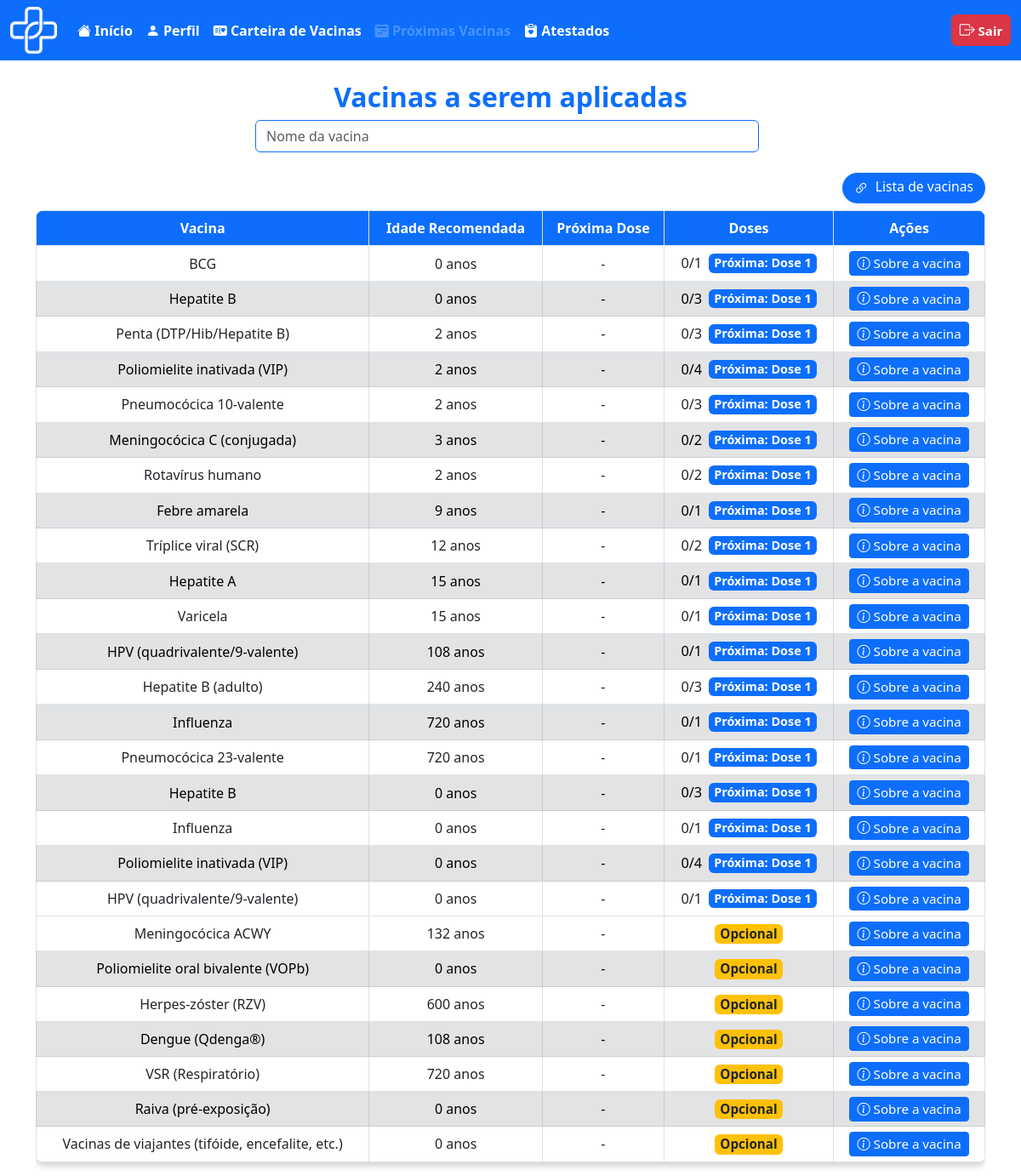
Page /usuario/proxima_vac.php (signed in) on the committed database.
### tables this page shows
CREATE TABLE `vacina` (
  `id_vaci` int(11) NOT NULL,
  `nome_vaci` varchar(100) NOT NULL,
  `fabri_vaci` varchar(100) NOT NULL,
  `lote_vaci` varchar(50) NOT NULL,
  `idade_aplica` int(3) NOT NULL,
  `via_adimicao` varchar(50) NOT NULL,
  `n_dose` int(1) NOT NULL,
  `intervalo_dose` int(11) NOT NULL,
  `estoque` int(11) NOT NULL,
  `id_calendario` int(11) DEFAULT NULL
);

CREATE TABLE `calendario_vacinal` (
  `id_calendario` int(11) NOT NULL,
  `nome_vacina` varchar(100) NOT NULL,
  `doses_obrigatorias` varchar(255) NOT NULL,
  `doses_recomendadas` varchar(255) DEFAULT NULL,
  `sus` tinyint(1) NOT NULL DEFAULT 0,
  `grupo_indicado` varchar(100) DEFAULT 'Geral'
);

### usuario/proxima_vac.php (the view, shortened to what this page needs)
<?php
require_once '../outros/db_connect.php';
$user_id = $_SESSION['id_usuario'];
$query_user = "SELECT naci_usuario, genero_usuario FROM usuario WHERE id_usuario = ?";
$stmt_user = $conn->prepare($query_user);
$stmt_user->bind_param("i", $user_id);
$stmt_user->execute();
$result_user = $stmt_user->get_result();
$user_data = $result_user->fetch_assoc();
$vacinas_obrigatorias_pendentes = [];
$vacinas_opcionais_nao_tomadas = [];
if ($user_data) {
    $genero_usuario = $user_data['genero_usuario'];
    $sql_calendario = "SELECT * FROM calendario_vacinal WHERE sus = 1";
    $result_calendario = $conn->query($sql_calendario);
    while ($row = $result_calendario->fetch_assoc()) {
        if (preg_match('/(\d+)\s*dose[s]?\s*\((\d+)[^\d]?/', $row['doses_obrigatorias'], $m)) {
            $idade_min = (int)$m[2];
        } elseif (preg_match('/(\d+)\s*dose[s]?\s*\((ao nascer)/i', $row['doses_obrigatorias'])) {
            $idade_min = 0;
        } elseif (preg_match('/(\d+)\s*dose[s]?\s*\((\d+)-(\d+)-(\d+)/', $row['doses_obrigatorias'], $m)) {
            $idade_min = (int)$m[2];
        }
    }
    $sql_vacinas = "SELECT v.*, c.sus, c.nome_vacina, c.doses_obrigatorias, c.doses_recomendadas
                    FROM vacina v
                    LEFT JOIN calendario_vacinal c ON v.id_calendario = c.id_calendario";
    $result_vacinas = $conn->query($sql_vacinas);
    $vacinas_fisicas = [];
    while ($row = $result_vacinas->fetch_assoc()) {
        $vacinas_fisicas[$row['id_vaci']] = $row;
    }
    $vacinas_aplicadas = [];
    $pesquisa = '';
    foreach ($vacinas_fisicas as $id_vaci => $vacina) {
        if ($vacina['sus'] != 1) continue;
        if (stripos($vacina['nome_vacina'], 'gestante') !== false && $genero_usuario !== 'F') continue;
        $n_obrig = 0;
        if (preg_match('/^(\d+)/', $vacina['doses_obrigatorias'], $m)) {
            $n_obrig = (int)$m[1];
        }
        if ($n_obrig <= 0) continue;
        $doses_tomadas = isset($vacinas_aplicadas[$id_vaci]) ? $vacinas_aplicadas[$id_vaci] : 0;
        if ($doses_tomadas < $n_obrig) {
            if ($pesquisa === '' || stripos($vacina['nome_vacina'], $pesquisa) !== false) {
                $vacina['doses_tomadas'] = $doses_tomadas;
                $vacina['n_obrig'] = $n_obrig;
                $vacinas_obrigatorias_pendentes[] = $vacina;
            }
        }
    }
    foreach ($vacinas_fisicas as $id_vaci => $vacina) {
        if ($vacina['sus'] != 0) continue;
        if (empty($vacinas_aplicadas[$id_vaci])) {
            if ($pesquisa === '' || stripos($vacina['nome_vacina'], $pesquisa) !== false) {
                $vacinas_opcionais_nao_tomadas[] = $vacina;
            }
        }
    }
}
    ?>
<!DOCTYPE html>
<html lang="pt-BR">
<head>
    <link href="https://cdn.jsdelivr.net/npm/bootstrap@5.3.0/dist/css/bootstrap.min.css" rel="stylesheet">
    <link href="https://cdn.jsdelivr.net/npm/bootstrap-icons/font/bootstrap-icons.css" rel="stylesheet">
</head>
<body>
    <nav class="navbar navbar-expand-lg bg-primary" data-bs-theme="dark">
        <div class="container-fluid">
            <div class="d-flex align-items-center">
                <img src="../img/logo_vetor.png" alt="Logo DigitalVac" width="55" height="55" class="me-3">
            </div>
            <div class="collapse navbar-collapse" id="navbarNavAltMarkup">
                <div class="navbar-nav">
                    <a class="nav-link active fs-6 fw-bold" href="telainicioU.php">
                        <i class="bi bi-house-fill"></i> Início
                    </a>
                    <a class="nav-link active fs-6 fw-bold" href="perfilU.php">
                        <i class="bi bi-person-fill"></i> Perfil
                    </a>
                    <a class="nav-link active fs-6 fw-bold" href="carteira_vac.php">
                        <i class="bi bi-postcard-heart-fill"></i> Carteira de Vacinas
                    </a>
                    <a class="nav-link disabled fs-6 fw-bold" aria-disabled="true" href="proxima_vac.php">
                        <i class="bi bi-calendar2-week-fill"></i> Próximas Vacinas
                    </a>
                    <a class="nav-link active fs-6 fw-bold" href="atestado_medico.php">
                        <i class="bi bi-clipboard-heart-fill"></i> Atestados
                    </a>
                </div>
                <ul class="navbar-nav ms-auto">
                    <li class="nav-item">
                        <a class="btn btn-danger fw-bold px-2 py-1" style="font-size: 15px; min-width: 70px;"
                            href="../outros/sair.php">
                            <i class="bi bi-box-arrow-right" style="font-size: 18px;"></i> Sair
                        </a>
                    </li>
                </ul>
            </div>
        </div>
    </nav>
    <div class="container mt-4">
        <h2 class="text-center text-primary fw-bold">Vacinas a serem aplicadas</h2>
        <div class="w-100 d-flex justify-content-center">
            <form class="d-flex position-relative" role="search" id="form-pesquisa-proxima-vacina"
                style="max-width:600px; width:100%;">
                <input class="form-control me-2 border border-primary" type="search" placeholder="Nome da vacina"
                    aria-label="Pesquisar" id="pesquisa-proxima-vacina" autocomplete="off" maxlength="50"
                    pattern="[A-Za-zÀ-ÿ\s]+">
            </form>
        </div>
        <br>
        <div class="d-flex justify-content-end align-items-center mb-2" style="width:100%;">
            <a href="https://www.gov.br/saude/pt-br/vacinacao/calendario" target="_blank" class="custom-vac-link">
                <i class="bi bi-link-45deg me-1"></i> Lista de vacinas
            </a>
        </div>
        <div class="table-responsive d-flex justify-content-center" id="tabela-proxima-vacina">
            <div style="width: 100%;">
                <table class="table table-bordered text-center w-100 mx-auto">
                    <thead>
                        <tr>
                            <th>Vacina</th>
                            <th>Idade Recomendada</th>
                            <th>Próxima Dose</th>
                            <th>Doses</th>
                            <th>Ações</th>
                        </tr>
                    </thead>
                    <tbody>
                        <?php if (!empty($vacinas_obrigatorias_pendentes)): ?>
                            <?php
                            $rowIndex = 0;
                            foreach ($vacinas_obrigatorias_pendentes as $vacina):
                                $rowClass = ($rowIndex === 0) ? 'bg-white' : (($rowIndex % 2 === 1) ? 'table-secondary' : 'bg-white');
                                $proxima_dose = $vacina['doses_tomadas'] + 1;
                                ?>
                                <tr class="<?php echo $rowClass; ?>" style="height:38px;">
                                    <td style="vertical-align:middle;"><?= htmlspecialchars($vacina['nome_vacina']) ?></td>
                                    <td style="vertical-align:middle; text-align:center;"><?= $vacina['idade_aplica'] ?> anos
                                    </td>
                                    <td style="vertical-align:middle; text-align:center;">-</td>
                                    <td style="vertical-align:middle; text-align:center;">
                                        <div
                                            style="display:flex; flex-direction:row; align-items:center; justify-content:center; gap:8px; height:100%;">
                                            <span
                                                style="font-size:1.02em;"><?= $vacina['doses_tomadas'] . "/" . $vacina['n_obrig'] ?></span>
                                            <span class="badge bg-primary"
                                                style="font-size:0.90em; min-width:80px; padding:4px 6px;">
                                                Próxima: Dose <?= $proxima_dose ?>
                                            </span>
                                        </div>
                                    </td>
                                    <td style="vertical-align:middle; text-align:center; padding-top:4px; padding-bottom:4px;">
                                        <a href="../medica/ver_vacina.php?id_vaci=<?= urlencode($vacina['id_vaci']) ?>"
                                            class="btn btn-primary btn-sm" style="padding:2px 8px; font-size:0.95em;">
                                            <i class="bi bi-info-circle"></i> Sobre a vacina
                                        </a>
                                    </td>
                                </tr>
                                <?php $rowIndex++; endforeach; ?>
                        <?php endif; ?>
                        <?php if (!empty($vacinas_opcionais_nao_tomadas)): ?>
                            <?php
                            $rowIndex = 0;
                            foreach ($vacinas_opcionais_nao_tomadas as $vacina):
                                $rowClass = ($rowIndex === 0) ? 'bg-white' : (($rowIndex % 2 === 1) ? 'table-secondary' : 'bg-white');
                                ?>
                                <tr class="<?php echo $rowClass; ?>" style="height:38px;">
                                    <td style="vertical-align:middle;"><?= htmlspecialchars($vacina['nome_vacina']) ?></td>
                                    <td style="vertical-align:middle; text-align:center;"><?= $vacina['idade_aplica'] ?> anos
                                    </td>
                                    <td style="vertical-align:middle; text-align:center;">-</td>
                                    <td style="vertical-align:middle; text-align:center;">
                                        <span class="badge bg-warning text-dark" style="font-size:0.95em; min-width:80px; padding:4px 6px;">
                                            Opcional
                                        </span>
                                    </td>
                                    <td style="vertical-align:middle; text-align:center; padding-top:4px; padding-bottom:4px;">
                                        <a href="../medica/ver_vacina.php?id_vaci=<?= urlencode($vacina['id_vaci']) ?>"
                                            class="btn btn-primary btn-sm" style="padding:2px 8px; font-size:0.95em;">
                                            <i class="bi bi-info-circle"></i> Sobre a vacina
                                        </a>
                                    </td>
                                </tr>
                                <?php $rowIndex++; endforeach; ?>
                        <?php endif; ?>
                    </tbody>
                </table>
            </div>
        </div>
    </div>
</body>
</html>

### usuario/proxima_vac.php (style rules this page uses)
.container { max-width: 95%; }
.table { background: white; border-radius: 10px; overflow: hidden; box-shadow: 0 4px 8px rgba(0, 0, 0, 0.2); width: 100%; min-width: 700px; }
.table thead th { background-color: #0d6efd !important; color: white !important; font-weight: bold; }
.table tbody tr:nth-child(even) { background-color: #f2f2f2; }
.table tbody tr:nth-child(odd) { background-color: #ffffff; }
.custom-vac-link { display: inline-block; padding: 5px 14px; border-radius: 20px; background: #0d6efd; color: #fff !important; font-weight: 500; font-size: 0.98rem; text-decoration: none; box-shadow: 0 2px 8px rgba(13, 110, 253, 0.08); transition: background 0.2s, box-shadow 0.2s, color 0.2s; margin-top: 0; }
.custom-vac-link i { font-size: 1.1em; vertical-align: middle; }

### rows in the picture
vacina: id_calendario.nome_vacina "BCG", idade_aplica "0", doses_tomadas "0", n_obrig "1", proxima_dose "1"
vacina: id_calendario.nome_vacina "Hepatite B", idade_aplica "0", n_obrig "3", idade_aplica "1"
vacina: id_calendario.nome_vacina "Penta (DTP/Hib/Hepatite B)", idade_aplica "2", doses_tomadas "0", n_obrig "3", proxima_dose "1"
vacina: id_calendario.nome_vacina "Poliomielite inativada (VIP)", idade_aplica "2", doses_tomadas "0", id_calendario "4", proxima_dose "1"
vacina: id_calendario.nome_vacina "Pneumocócica 10-valente", idade_aplica "2", doses_tomadas "0", n_dose "3", proxima_dose "1"
vacina: id_calendario.nome_vacina "Meningocócica C (conjugada)", idade_aplica "3", doses_tomadas "0", n_dose "2", proxima_dose "1"
vacina: id_calendario.nome_vacina "Rotavírus humano", idade_aplica "2", doses_tomadas "0", n_obrig "2", proxima_dose "1"
vacina: id_calendario.nome_vacina "Febre amarela", idade_aplica "9", intervalo_dose "0", n_obrig "1", intervalo_dose "1"
vacina: id_calendario.nome_vacina "Tríplice viral (SCR)", idade_aplica "12", doses_tomadas "0", n_dose "2", proxima_dose "1"
vacina: id_calendario.nome_vacina "Hepatite A", idade_aplica "15", intervalo_dose "0", n_obrig "1", intervalo_dose "1"
vacina: id_calendario.nome_vacina "Varicela", idade_aplica "15", intervalo_dose "0", n_obrig "1", intervalo_dose "1"
vacina: id_calendario.nome_vacina "HPV (quadrivalente/9-valente)", idade_aplica "108", doses_tomadas "0", id_calendario.sus "1", proxima_dose "1"
vacina: id_calendario.nome_vacina "Hepatite B (adulto)", idade_aplica "240", doses_tomadas "0", n_dose "3", proxima_dose "1"
vacina: id_calendario.nome_vacina "Influenza", idade_aplica "720", doses_tomadas "0", n_obrig "1", proxima_dose "1"
vacina: id_calendario.nome_vacina "Pneumocócica 23-valente", idade_aplica "720", doses_tomadas "0", n_obrig "1", proxima_dose "1"
vacina: id_calendario.nome_vacina "Hepatite B", idade_aplica "0", n_dose "3", idade_aplica "1"
vacina: id_calendario.nome_vacina "Influenza", idade_aplica "0", n_obrig "1", idade_aplica "1"
vacina: id_calendario.nome_vacina "Poliomielite inativada (VIP)", idade_aplica "0", id_calendario "4", idade_aplica "1"
vacina: id_calendario.nome_vacina "HPV (quadrivalente/9-valente)", idade_aplica "0", n_obrig "1", idade_aplica "1"
vacina: id_calendario.nome_vacina "Meningocócica ACWY", idade_aplica "132"
vacina: id_calendario.nome_vacina "Poliomielite oral bivalente (VOPb)", idade_aplica "0"
vacina: id_calendario.nome_vacina "Herpes-zóster (RZV)", idade_aplica "600"
vacina: id_calendario.nome_vacina "Dengue (Qdenga®)", idade_aplica "108"
vacina: id_calendario.nome_vacina "VSR (Respiratório)", idade_aplica "720"
vacina: id_calendario.nome_vacina "Raiva (pré-exposição)", idade_aplica "0"
vacina: id_calendario.nome_vacina "Vacinas de viajantes (tifóide, encefalite, etc.)", idade_aplica "0"
